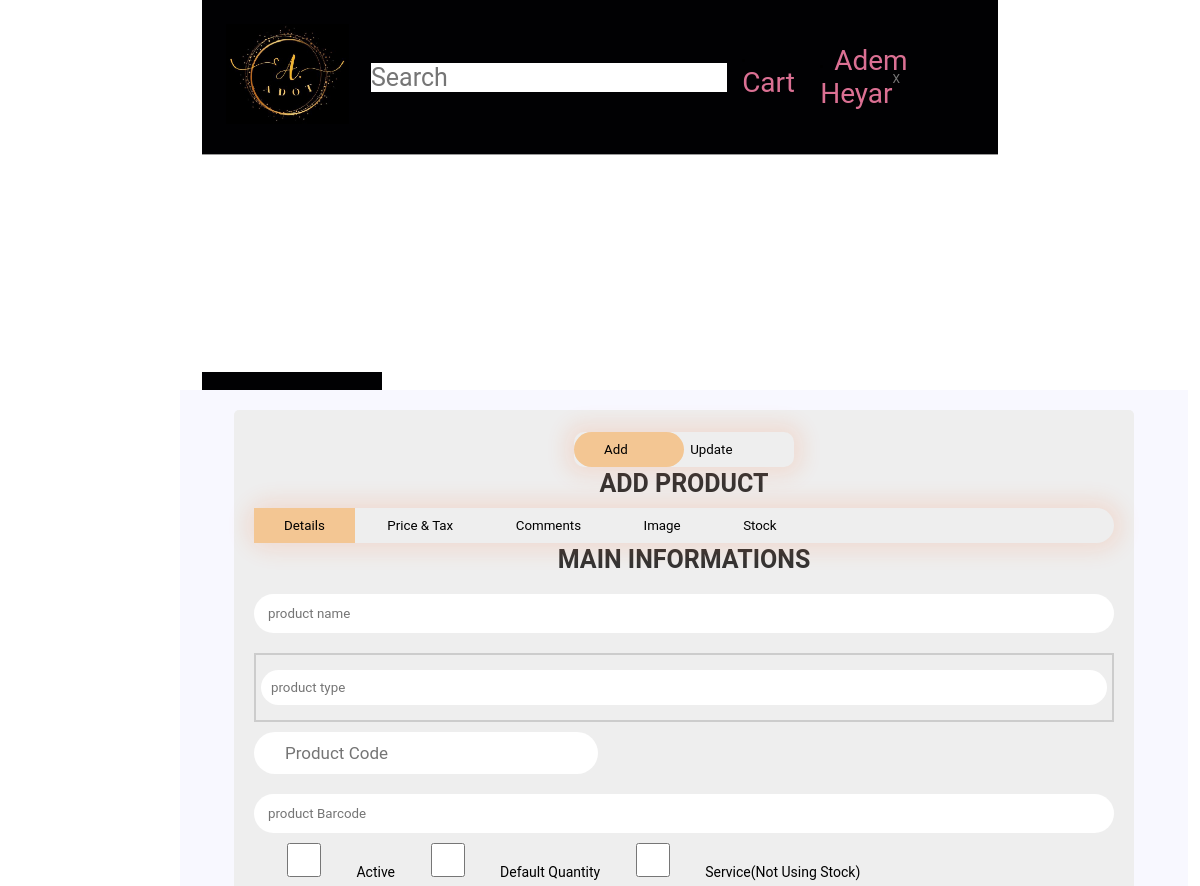
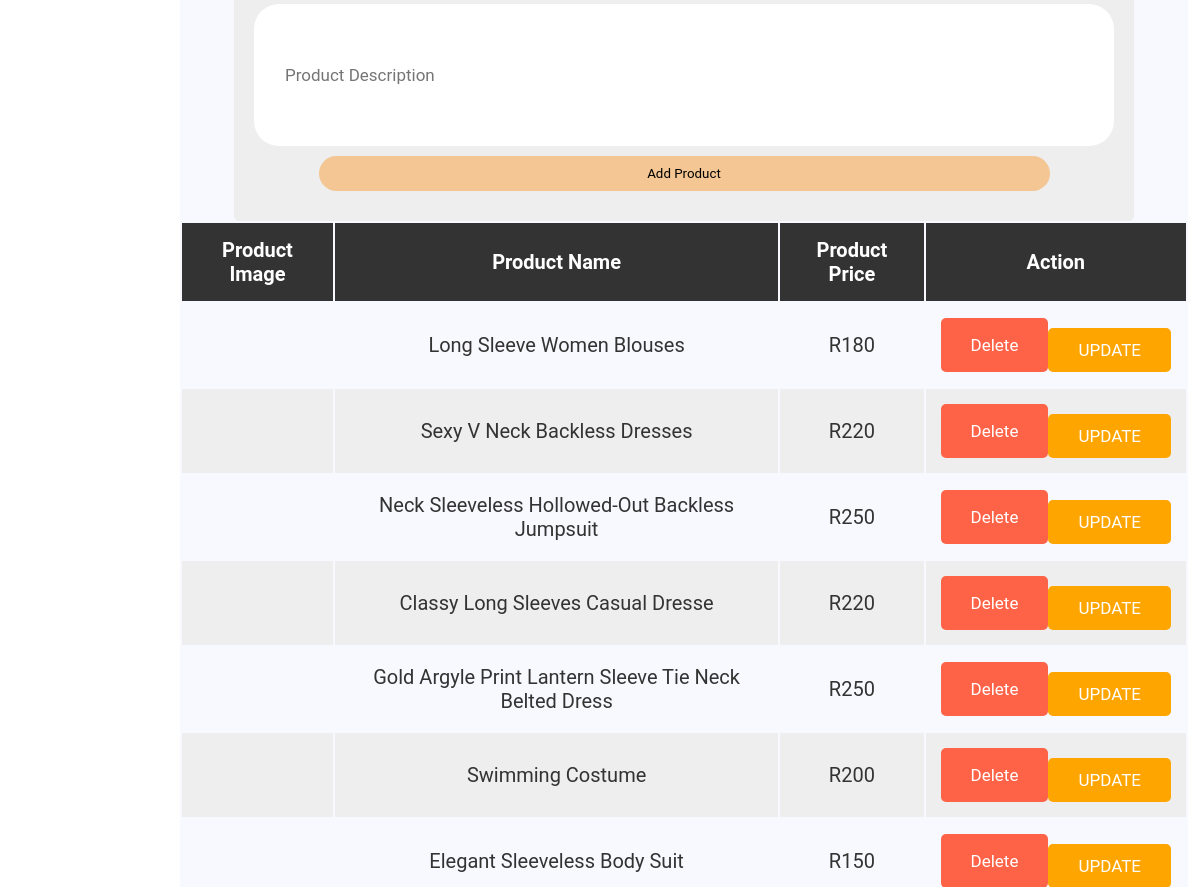
The page /products.php (signed in) on the database its author committed (2 pictures, top to bottom).
### tables this page shows
CREATE TABLE `products` (
  `id` int(255) NOT NULL,
  `name` varchar(255) NOT NULL,
  `code` varchar(255) NOT NULL,
  `type` varchar(255) NOT NULL,
  `barcode` text NOT NULL,
  `at_shop` varchar(255) NOT NULL,
  `quantity` int(255) NOT NULL DEFAULT 1,
  `cost` double NOT NULL,
  `tax` double NOT NULL,
  `price` varchar(255) NOT NULL,
  `include_tax` tinyint(1) NOT NULL,
  `price_change` tinyint(1) NOT NULL,
  `more_info` varchar(255) NOT NULL,
  `images` varchar(255) NOT NULL,
  `Description` varchar(255) NOT NULL,
  `Service` tinyint(1) NOT NULL,
  `Default_Quantity` tinyint(1) NOT NULL,
  `Active` tinyint(1) NOT NULL DEFAULT 1
);

### products.php (the view, shortened to what this page needs)
<?php
@include 'config.php';
?>
<!DOCTYPE html>
<html lang="en">
<head>
   <link rel="stylesheet" href="css/style.css">
</head>
<body>
<?php include 'header.php'; ?>
<div class="Main">
   <div class="add_container">
   <section>
   <form class="add-product-form" enctype="multipart/form-data"  method="POST">
      <div class='button-box'>
         <div id='btn' class='button-box-btn'></div>
         <button type='button'onclick='add_func();'class='toggle-btn'>add</button>
         <button type='button'onclick='update_func();'class='toggle-btn'>update</button>
      </div>
      <h3 name="hh3">Add product</h3>
      <div class='button-box-1'>
         <button type='button'onclick='step1();'class='btn-1 toggle-btn-1'>Details</button>
         <button type='button'onclick='step2();'class='btn-2 toggle-btn-1'>Price & tax</button>
         <button type='button'onclick='step3();'class='btn-3 toggle-btn-1'>Comments</button>
         <button type='button'onclick='step4();'class='btn-4 toggle-btn-1'>Image</button>
         <button type='button'onclick='step5();'class='btn-5 toggle-btn-1'>Stock</button>
      </div>
      <div class="input_table">
         <div id='step1form' class='stepform-class'>
            <h3>Main informations</h3>
            <input type="text" name="new_p_name" value="<?php echo $_COOKIE["std_name"];?>" placeholder="product name" class="box p_name" style="width: 100%;">
            <div class='search_box'>
               <div class='search_box_input'>
                  <input type="text" value="<?php echo $_COOKIE["std_type"];?>" placeholder="product type" class="box p_type_box" style="width: 100%;">
               </div>
            </div>
            <input type="text" name="new_p_code" value="<?php echo $_COOKIE["std_code"];?>" placeholder="product code" class="box_0 p_code">
            <input type="text" name="p_barcode" value="<?php echo $_COOKIE['std_barcode'];?>" placeholder="product Barcode" class="box p_barcode" style="width: 100%;">
            <input type="checkbox" name="p_active"class="checkbox p_active" <?php if($_COOKIE['std_active']){;?>checked<?php }?>>
            <label for="checkbox" class="toggle">Active</label>
            <input type="checkbox" name="p_Def_qty" class="checkbox p_Def_qty" <?php if($_COOKIE['std_def_qty']){;?>checked<?php }?>>
            <label for="checkbox" class="toggle">Default quantity</label>
            <input type="checkbox" name="p_Service" class="checkbox p_Service" <?php if($_COOKIE['std_service']){;?>checked<?php }?>>
            <label for="checkbox" class="toggle">Service(not using stock)</label>
            <input type="text" name="p_disc" value="<?php echo $_COOKIE['std_disc'];?>" placeholder="product description" class="box_1 p_disc">
         </div>
         <input type="submit" value="Add product" name="add_product" class="dobtn">
      </div>
   </form>
   </section>
   <section class="display-product-table">
      <table>
         <thead>
            <th>product image</th>
            <th>product name</th>
            <th>product price</th>
            <th>action</th>
         </thead>
         <tbody>
            <?php
               $select_products = mysqli_query($conn, "SELECT * FROM `products`");
               if(mysqli_num_rows($select_products) > 0){
                  while($row = mysqli_fetch_assoc($select_products)){
                     $shop_name = explode(' ', $row['at_shop']." ");
                     $path = "img/".$shop_name[0]."/products/".str_replace(' ', '/', $row['type'])."/".str_replace(' ', '_', $row['name'])."/".str_replace('#', '', $row['code']);
                     $name = explode('~', $row['images'])[0];
                     $img_path = $path."/".$name;
            ?>
            <tr>
               <td><img src='<?php echo $img_path; ?>' height="100" alt=""></td>
               <td><?php echo $row['name']; ?></td>
               <td>R<?php echo $row['price']; ?></td>
               <td>
                  <form class="table_btns" method="POST">
                     <input type="submit" name="delete-btn" class="delete-btn" value="delete">
                     <a onclick="select_update('<?php echo $row['id']; ?>', '<?php echo $row['name']; ?>', '<?php echo $row['type']; ?>', '<?php echo $row['code']; ?>', '<?php echo $row['barcode']; ?>', '<?php echo $row['cost']; ?>', '<?php echo $row['tax']; ?>', '<?php echo $row['price']; ?>', '<?php echo $row['include_tax']; ?>', '<?php echo $row['price_change']; ?>', '<?php echo $row['more_info']; ?>', '<?php echo $row['images']; ?>', '<?php echo $path.'/'; ?>', '<?php echo $row['Description']; ?>', '<?php echo $row['Service']; ?>', '<?php echo $row['Default_Quantity']; ?>', '<?php echo $row['Active']; ?>');" class="update_btn option-btn"> UPDATE </a>
                  </form>
               </td>
            </tr>
            <?php
               };
               }else{
                  echo "<div class='empty'>no product added</div>";
               };
            ?>
         </tbody>
      </table>
   </section>
   </div>
</div>
</body>
</html>

### css/style.css (style rules this page uses)
:root { --main-color: #d3ad7f; --bg: #010103; --border: .1rem solid rgba(255,255,255,.3); --blue:#181818; --red:tomato; --orange:orange; --black:#333; --white:#fff; --bg-color:#eee; --dark-bg:rgba(0,0,0,.7); --box-shadow:0 .5rem 1rem rgba(0,0,0,.1); --border:.1rem solid #999; }
body { display: grid; padding: 0; margin: 0; width : auto; height: auto; justify-self: center; align-items: center; }
* { font-family: 'Roboto', sans-serif; margin:0; padding:0; box-sizing: border-box; outline: none; border:none; text-decoration: none; text-transform: capitalize; transition: .2s linear; }
a { text-decoration: none; color: palevioletred; font-size: 28px; }
html { font-size: 62.5%; overflow-x: hidden; scroll-padding-top: 9rem; scroll-behavior: smooth; }
.btn, .option-btn, .delete-btn { display: block; width: 100%; text-align: center; background-color: var(--blue); color:var(--white); font-size: 1.7rem; padding:1.2rem 3rem; border-radius: .5rem; cursor: pointer; margin-top: 1rem; }
.option-btn { background-color: var(--orange); }
.delete-btn { margin-top: 0; background-color: var(--red); }
button, button:focus { outline: none !important; box-shadow: none !important; }

### header.php (style rules this page uses)
body .Main { overflow: auto; position: relative; top: 22%; left: 15%; align-items: flex-start; position: absolute; width: 84%; height: 100%; background: #f8f8ff; }

### products.php (style rules this page uses)
.add-product-form { max-width: 90rem; background-color: var(--bg-color); border-radius: .5rem; padding:2rem; margin:0 auto; margin-top: 2rem; }
#step1form { left: 0%; }
#step1form .p_type_box { border: aqua; width: 100%; padding: 10px; box-sizing: border-box; }
#step1form .search_box .search_box_input { position: relative; display: flex; justify-content: flex-start; align-items: center; border: 2px solid #ccc; padding: 5px; margin-top: 10px; }
.add-product-form .button-box { width: 220px; margin: 2px auto; position: relative; box-shadow: 0 0 20px 9px#ff61241f; border-radius: 10px; }
.add-product-form .button-box .toggle-btn { padding: 10px 30px; cursor: pointer; background: transparent; border: 0; outline: none; position: relative; }
.add-product-form .button-box-1 { width: auto; margin: 2px auto; position: relative; box-shadow: 0 0 20px 9px#ff61241f; border-radius: 1330px; }
.add-product-form .button-box-1 .toggle-btn-1 { padding: 10px 30px; cursor: pointer; background: transparent; border: 0; outline: none; position: relative; }
.add-product-form .button-box-1 .btn-1 { background: #f3c693; }
#btn { top: 0; left: 0; position: absolute; width: 110px; height: 35px; background: #f3c693; border-radius: 30px; transition: .5s; }
#step1form .checkbox,#step2form .checkbox { width: 100px; height: 34px; }
#step1form .toggle, #step2form .toggle { font-size: 14px; position: center; top: 50%; }
.add-product-form .input_table .dobtn { width: 200%; width: 85%; padding: 10px 30px; cursor: pointer; display: block; margin: auto; background: #f3c693; border: 0; outline: none; border-radius: 30px; }
.add-product-form h3 { font-size: 2.5rem; margin-bottom: 1rem; color:var(--black); text-transform: uppercase; text-align: center; }
.add-product-form .input_table { width: 100%; display: gred; }
.add-product-form .box { text-transform: none; padding:1.2rem 1.4rem; border-radius: 2.5rem; color:var(--black); border-radius: 2.5rem; background-color: var(--white); margin:1rem 0; }
.add-product-form .box_0 { text-transform: inherit; padding: 1.1rem 3.1rem; font-size: 1.7rem; color: var(--black); border-radius: 2.5rem; background-color: var(--white); margin: 1rem 0; width: 40%; }
.add-product-form .box_1 { text-transform: inherit; padding:6.1rem 3.1rem; font-size: 1.7rem; color:var(--black); border-radius: 2.5rem; background-color: var(--white); margin:1rem 0; width: 100%; }
.display-product-table table { width: 100%; text-align: center; }
.display-product-table table thead th { padding:1.5rem; font-size: 2rem; background-color: var(--black); color:var(--white); }
.display-product-table table td { padding:1.5rem; font-size: 2rem; color:var(--black); }
.display-product-table table td .table_btns { display: inline-flex; }
.display-product-table table td:first-child { padding:0; }
.display-product-table table tr:nth-child(even) { background-color: var(--bg-color); }

### rows shown on the page
products: name "Long Sleeve Women Blouses", price "180"
products: name "Sexy V Neck Backless Dresses", price "220"
products: name "Neck Sleeveless Hollowed-Out Backless Jumpsuit", price "250"
products: name "Classy Long Sleeves Casual Dresse", price "220"
products: name "Gold Argyle Print Lantern Sleeve Tie Neck Belted Dress", price "250"
products: name "Swimming Costume", price "200"
products: name "Elegant Sleeveless Body Suit", price "150"

### other values the page prints
$_SESSION['loged_user_name'] "Adem Heyar"
